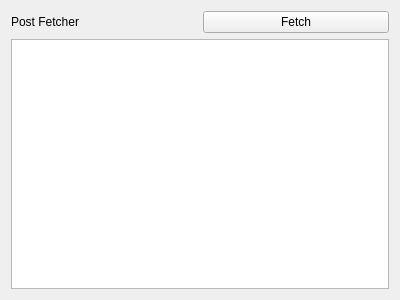
<?xml version="1.0" encoding="UTF-8"?>
<ui version="4.0">
 <class>Widget</class>
 <widget class="QWidget" name="Widget">
  <property name="geometry">
   <rect>
    <x>0</x>
    <y>0</y>
    <width>400</width>
    <height>300</height>
   </rect>
  </property>
  <property name="windowTitle">
   <string>Widget</string>
  </property>
  <layout class="QVBoxLayout" name="verticalLayout">
   <item>
    <layout class="QHBoxLayout" name="horizontalLayout">
     <item>
      <widget class="QLabel" name="label">
       <property name="text">
        <string>Post Fetcher</string>
       </property>
      </widget>
     </item>
     <item>
      <widget class="QPushButton" name="fetch_button">
       <property name="text">
        <string>Fetch</string>
       </property>
      </widget>
     </item>
    </layout>
   </item>
   <item>
    <widget class="QListWidget" name="list_widget"/>
   </item>
  </layout>
 </widget>
 <layoutdefault spacing="6" margin="11"/>
 <resources/>
 <connections/>
</ui>
